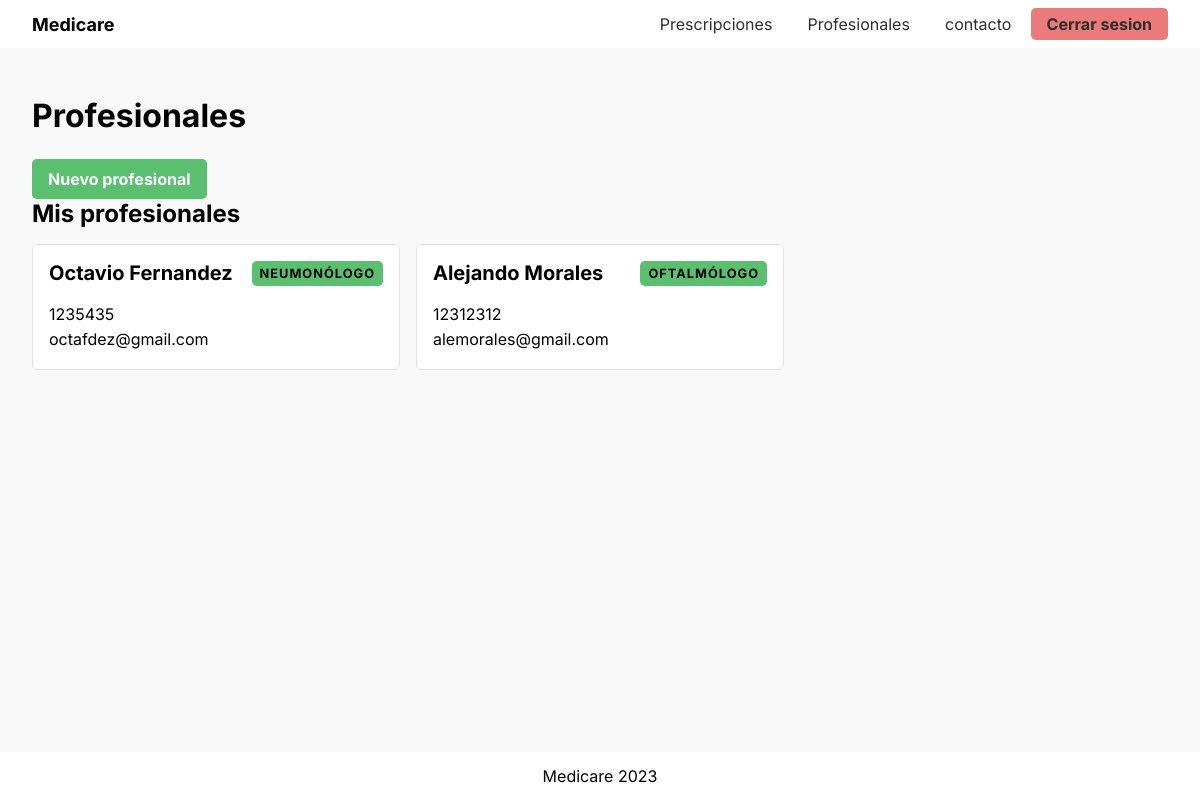
Page /professional (signed in) on the committed database.
### tables this page shows
CREATE TABLE professional(
  id int primary key auto_increment,
  name varchar(50),  
  lastname varchar(50),
  email varchar(50),
  license_number varchar(10),
  phone_number varchar(10),
  specialty_id int,
  foreign key (specialty_id) references specialty(id)
);

CREATE TABLE specialty(
  id int primary key auto_increment,
  denomination varchar(50)
);

### index.php (called while the page is built, shortened)
<?php
$routes = require 'utils/routes.php';
$response = $routes();
$view = VIEWS . '/' . $response['view'] . '.php';
$data = $response['data'] ?? [];
include(VIEWS . '/layout/start.php');
include($view);
include(VIEWS . '/layout/finish.php');

### utils/routes.php (called while the page is built)
<?php
return function () {
  $category = $_GET['cat'] ?? 'home';
  $id = $_GET['id'] ?? NULL;
  $action = $_GET['a'] ?? 'list';
  $publicRoutes = Array('home','contact','login','register','error');
  if (!in_array($category, $publicRoutes) && !isset($_SESSION['id'])  ) {
    header('Location: /medicare/login');
  }
  if(isset($_SESSION['id'])){
    if (in_array($category, ['home','login','register']) && $action != 'contact') {
      header('Location: /medicare/prescription');
    }
  }
  $controller =  $category . 'Controller';
  if (!class_exists($controller)) {
    return [
      'data' => [
        'message' => "clase $controller inexistente",
      ],
      'view' => 'error'
    ];
  }
  if (!method_exists($controller, $action)) {
    return [
      'data' => [
        'message' => "el metodo $action solicitado no existe en la clase $controller"
      ],
      'view' => 'error'
    ];
  }
  return $controller::$action();
};

### controllers/ProfessionalController.php (called while the page is built, shortened)
<?php
class ProfessionalController
{
  public static function list()
  {
    $Professional = new ProfessionalModel();
    $response = $Professional->getAll();
    return [
      'data' => $response,
      'view' => 'professionals/list',
    ];
  }
}

### models/ProfessionalModel.php (called while the page is built, shortened)
<?php
class ProfessionalModel extends EntityModel
{
  public function __construct($id = null, $name = null, $lastname = null, $license_number = null,$specialty_id = null, $phone_number = null, $email = null)
  {
    $this->table = 'professional';
    $this->alias = 'p';
  }
  public function getAll()
  {
    $patient_id = $_SESSION['patient_id'];
    $results = $this->select('p.id ,p.name, p.lastName, p.phone_number, p.email, pp.status, s.denomination AS specialty',
      [
      'joins' => [
        [
          'type' => 'inner',
          'table' => 'patient_professional pp', 'on' => 'p.id = pp.professional_id'
        ],
        [
          'type' => 'inner',
          'table' => 'specialty s', 'on' => 'p.specialty_id = s.id'
        ]
      ],
        'where' => 'pp.patient_id = ' . $patient_id,
    ] );
    return $results;
  }
}

### models/EntityModel.php (called while the page is built, shortened)
<?php
class EntityModel
{
  private $db;
  protected $table = '';
  protected $alias = '';
  public function select(
    $columns = '*',
    $filters = [],
    $onlyOneResult = false
  )
  {
    $query = "SELECT $columns FROM $this->table $this->alias";
    if(isset($filters['joins'])){
      $joins = [];
      foreach($filters['joins'] as $j){
        $type = strtoupper($j['type'] ?? '');
        $joins[] = "$type JOIN $j[table] ON $j[on]";
      }
      $query .= ' '.implode("\n", $joins);
    }
    if( isset($filters['where']) ){
      $query .= ' WHERE ' . $filters['where'];
    }
    $replaces_array = $filters['replaces'] ?? NULL;
    $stmt = $this->db->prepare($query);
    $stmt->execute( $replaces_array );
    return $onlyOneResult ? $stmt->fetch() : $stmt->fetchAll();
  }
  private function connect()
  {
    $dsn = 'mysql:host=' . DB_HOST . ';dbname=' . DB_NAME;
    $this->db = new PDO($dsn, DB_USER, DB_PASSWORD);
    $this->db->setAttribute(PDO::ATTR_ERRMODE, PDO::ERRMODE_EXCEPTION);
    $this->db->setAttribute(PDO::ATTR_DEFAULT_FETCH_MODE, PDO::FETCH_ASSOC);
  }
}

### views/professionals/list.php (the view, shortened to what this page needs)
<section class="container" id="professionals-list">
  <h1 class="section-title">Profesionales</h1>
  <button class="btn primary" onclick="window.location.href='professional/new'">
    Nuevo profesional
  </button>
  <h2 class="section-subtitle">Mis profesionales</h1>
  <ul>
    <?php foreach($data as $professional): ?>
      <li>
        <a href="professional/<?php echo $professional['id'];?>">
          <article>
            <div>
              <h2><?php echo $professional['name'] . ' ' . $professional['lastName'];?></h2>
              <span class="badge sm"><?php echo $professional['specialty'] ;?></span>
            </div>
            <p><?php echo $professional['phone_number']; ?>  </p>
            <p><?php echo $professional['email']; ?></p>
          </article>
        </a>
      </li>
    <?php endforeach; ?>
  </ul>
</section>

### assets/css/styles.css (style rules this page uses)
*, *::before, *::after { margin: 0; padding: 0; box-sizing: border-box; }
html, body { height: 100%; }
body { font-family: "Inter", sans-serif; }
.container { width: min(1280px, calc(100% - 4rem)); margin-inline: auto; }
.container:not(header > .container) { padding-block: 3rem; }
button { cursor: pointer; }
.btn { height: 2.5rem; padding-inline: 1rem; border: none; font: inherit; cursor: pointer; font-weight: bold; border-radius: 0.3rem; }
.btn.primary { background-color: #5ac070; color: white; }
.badge { display: block; padding-block: 0.3rem; padding-inline: 0.5rem; width: max-content; height: fit-content; border-radius: 0.3rem; background: #5ac070; text-transform: uppercase; letter-spacing: 1px; user-select: none; font-weight: bold; }
.badge.sm { padding-block: 0.3rem; font-size: 0.8rem; padding-inline: 0.5rem; border-radius: 0.3rem; }
p { line-height: 1.6; }
.section-title { font-size: 2rem; margin-bottom: 1.5rem; }
.section-subtitle { font-size: 1.5rem; margin-bottom: 1rem; }
#professionals-list ul { list-style: none; display: grid; gap: 2rem 1rem; grid-template-columns: 1fr 1fr 1fr; }
#professionals-list ul li { width: 100%; }
#professionals-list ul li > a { text-decoration: none; color: inherit; }
#professionals-list ul article { border: 1px solid #e1e1e1; background-color: #ffffff; padding: 1rem; border-radius: 0.3rem; }
#professionals-list ul article div { display: flex; justify-content: space-between; margin-bottom: 1rem; }
#professionals-list ul article div h2 { font-size: 1.25rem; }

### rows in the picture
professional: name "Octavio", lastname "Fernandez", specialty.denomination "NEUMONÓLOGO", phone_number "1235435", email "octafdez@gmail.com"
professional: name "Alejando", lastname "Morales", specialty.denomination "OFTALMÓLOGO", phone_number "12312312", email "alemorales@gmail.com"
